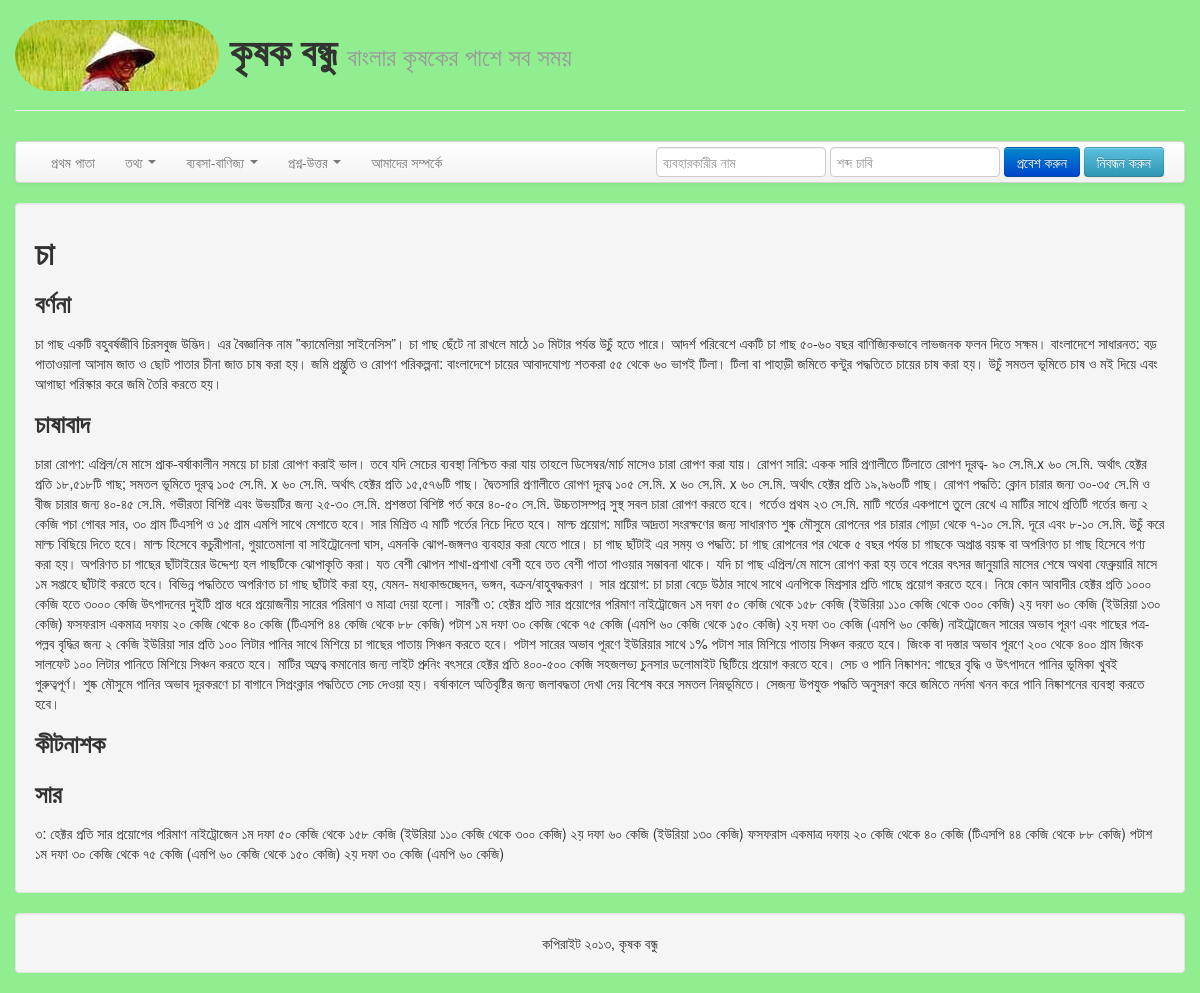
The page /index.php/crop/view/1 on the database its author committed.
### tables this page shows
CREATE TABLE IF NOT EXISTS `crop` (
  `id` int(255) NOT NULL AUTO_INCREMENT,
  `title` varchar(20) NOT NULL DEFAULT 'not null',
  `type` varchar(20) NOT NULL DEFAULT 'not null',
  `subtype` varchar(20) DEFAULT NULL,
  `description` text NOT NULL,
  `cultivation` text NOT NULL,
  `insecticide` text NOT NULL,
  `fertilizer` text NOT NULL,
  PRIMARY KEY (`id`)
);

### application/controllers/crop.php (called while the page is built, shortened)
<?php class Crop extends CI_Controller{
		public function __construct()
		{
			$this->load->model("dbmodel");
			$this->load->helper("url");
			$this->load->helper(array('form', 'url'));
			$this->load->helper('array');
		}
		public function view($crop_id){
			$data = $this->dbmodel->get_crop_data($crop_id);
			$this->load->view('template/header');
			$this->load->view('template/menubar', $this->models->generate_menubar_data());
			$this->load->view('crop_information', $data[0]);
			$this->load->view('template/footer');
		}
}
?>

### index.php (called while the page is built, shortened)
<?php
require_once BASEPATH.'core/CodeIgniter.php';

### application/models/dbmodel.php (called while the page is built, shortened)
<?php
class Dbmodel extends CI_Model{
		public function get_crop_data($crop_id){
			$query = "SELECT * FROM crop WHERE id = '$crop_id'";
			$result = $this->db->query($query);
			return $result->result_array();
		}
}
?>

### application/views/crop_information.php (the view, shortened to what this page needs)
<div class="row-fluid">
	<div class="span12 well">
	<h2><?php echo $title; ?></h2>
	<h3>বর্ণনা</h3>
	<p><?php echo $description; ?></p>
	<h3>চাষাবাদ</h3>
	<p><?php echo $cultivation; ?></p>
	<h3>কীটনাশক</h3>
	<h3>সার</h3>
	<p><?php echo $fertilizer; ?></p>
	</div>
</div>

### rows shown on the page
crop: title "চা", description "চা গাছ একটি বহুবর্ষজীবি চিরসবুজ উদ্ভিদ। এর বৈজ্ঞানিক নাম ”ক্যামেলিয়া সাইনেসিস”। চা গাছ ছেঁটে না রাখলে মাঠে ১০ মিটার পর্যন্ত উচুঁ হতে পারে। আদর্শ পরিবেশে একটি চা গাছ ৫০-৬০ বছর বাণিজ্যিকভাবে লাভজনক ফলন দিতে সক্ষম। বাংলাদেশে সাধারনত: বড় পাতাওয়ালা আসাম জাত ও ছোট পাতার চীনা জাত চাষ করা হয়। জমি প্রস্ন্তুতি ও রোপণ পরিকল্পনা: বাংলাদেশে চায়ের আবাদযোগ্য শতকরা ৫৫ থেকে ৬০ ভাগই টিলা। টিলা বা পাহাড়ী জমিতে কন্টুর পদ্ধতিতে চায়ের চাষ করা হয়। উচুঁ সমতল ভূমিতে চাষ ও মই দিয়ে এবং আগাছা পরিস্কার করে জমি তৈরি করতে হয়।", cultivation "চারা রোপণ: এপ্রিল/মে মাসে প্রাক-বর্ষাকালীন সময়ে চা চারা রোপণ করাই ভাল। তবে যদি সেচের ব্যবস্থা নিশ্চিত করা যায় তাহলে ডিসেম্বর/মার্চ মাসেও চারা রোপণ করা যায়। রোপণ সারি: একক সারি প্রণালীতে টিলাতে রোপণ দূরত্ব- ৯০ সে.মি.x ৬০ সে.মি. অর্থাৎ হেক্টর প্রতি ১৮,৫১৮টি গাছ; সমতল ভূমিতে দূরত্ব ১০৫ সে.মি. x ৬০ সে.মি. অর্থাৎ হেক্টর প্রতি ১৫,৫৭৬টি গাছ। দ্বৈতসারি প্রণালীতে রোপণ দূরত্ব ১০৫ সে.মি. x ৬০ সে.মি. x ৬০ সে.মি. অর্থাৎ হেক্টর প্রতি ১৯,৯৬০টি গাছ। রোপণ পদ্ধতি: ক্লোন চারার জন্য ৩০-৩৫ সে.মি ও বীজ চারার জন্য ৪০-৪৫ সে.মি. গভীরতা বিশিষ্ট এবং উভয়টির জন্য ২৫-৩০ সে.মি. প্রশস্ততা বিশিষ্ট গর্ত করে ৪০-৫০ সে.মি. উচ্চতাসম্পন্ন সুস্থ সবল চারা রোপণ করতে হবে। গর্তেও প্রথম ২৩ সে.মি. মাটি গর্তের একপাশে তুলে রেখে এ মাটির…", fertilizer "৩: হেক্টর প্রতি সার প্রয়োগের পরিমাণ নাইট্রোজেন ১ম দফা ৫০ কেজি থেকে ১৫৮ কেজি (ইউরিয়া ১১০ কেজি থেকে ৩০০ কেজি) ২য় দফা ৬০ কেজি (ইউরিয়া ১৩০ কেজি) ফসফরাস একমাত্র দফায় ২০ কেজি থেকে ৪০ কেজি (টিএসপি ৪৪ কেজি থেকে ৮৮ কেজি) পটাশ ১ম দফা ৩০ কেজি থেকে ৭৫ কেজি (এমপি ৬০ কেজি থেকে ১৫০ কেজি) ২য় দফা ৩০ কেজি (এমপি ৬০ কেজি)"
